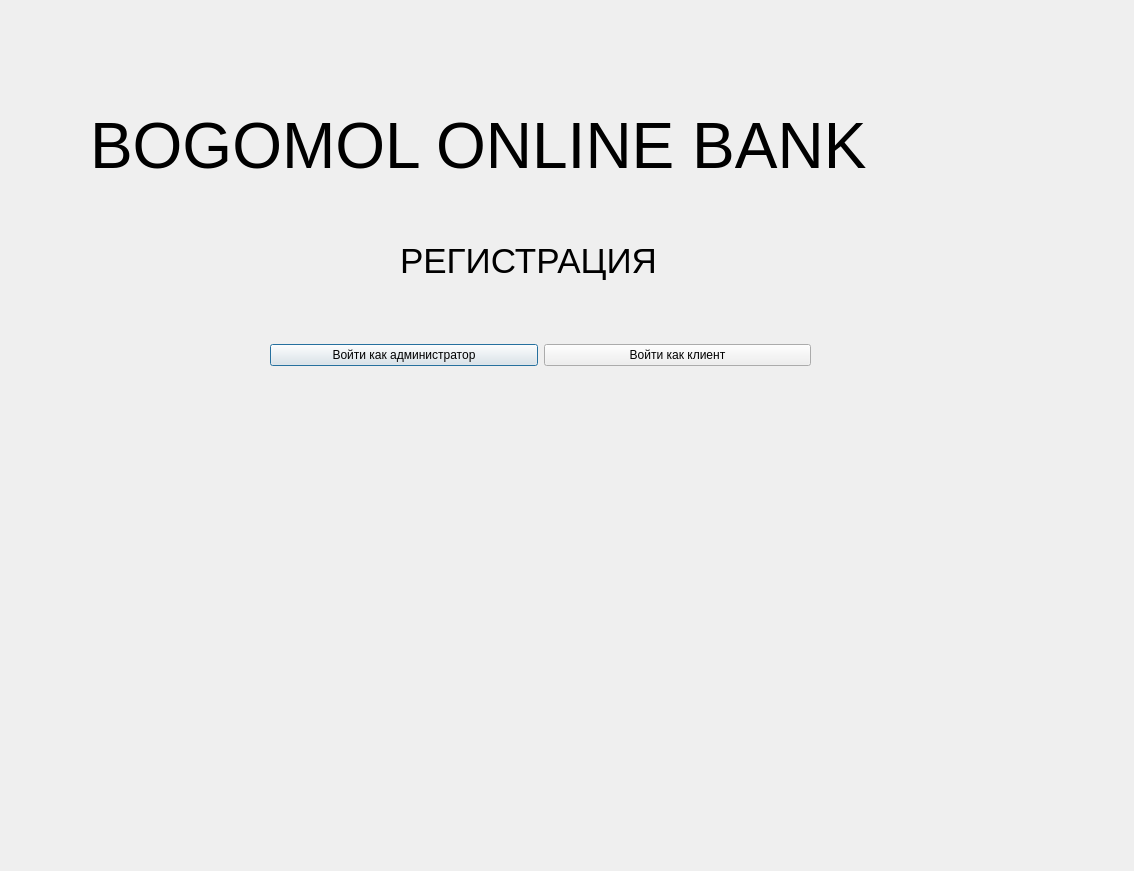
<?xml version="1.0" encoding="UTF-8"?>
<ui version="4.0">
 <class>Page3</class>
 <widget class="QDialog" name="Page3">
  <property name="geometry">
   <rect>
    <x>0</x>
    <y>0</y>
    <width>1134</width>
    <height>871</height>
   </rect>
  </property>
  <property name="windowTitle">
   <string>Dialog</string>
  </property>
  <widget class="QLabel" name="label">
   <property name="geometry">
    <rect>
     <x>90</x>
     <y>90</y>
     <width>931</width>
     <height>111</height>
    </rect>
   </property>
   <property name="font">
    <font>
     <pointsize>48</pointsize>
    </font>
   </property>
   <property name="text">
    <string>BOGOMOL ONLINE BANK</string>
   </property>
  </widget>
  <widget class="QWidget" name="horizontalLayoutWidget">
   <property name="geometry">
    <rect>
     <x>270</x>
     <y>290</y>
     <width>541</width>
     <height>131</height>
    </rect>
   </property>
   <layout class="QHBoxLayout" name="horizontalLayout">
    <item>
     <widget class="QPushButton" name="adminButton">
      <property name="text">
       <string>Войти как администратор</string>
      </property>
     </widget>
    </item>
    <item>
     <widget class="QPushButton" name="userButton">
      <property name="text">
       <string>Войти как клиент</string>
      </property>
     </widget>
    </item>
   </layout>
  </widget>
  <widget class="QLabel" name="label_2">
   <property name="geometry">
    <rect>
     <x>400</x>
     <y>230</y>
     <width>331</width>
     <height>61</height>
    </rect>
   </property>
   <property name="font">
    <font>
     <pointsize>26</pointsize>
    </font>
   </property>
   <property name="text">
    <string>РЕГИСТРАЦИЯ</string>
   </property>
  </widget>
 </widget>
 <resources/>
 <connections/>
</ui>
